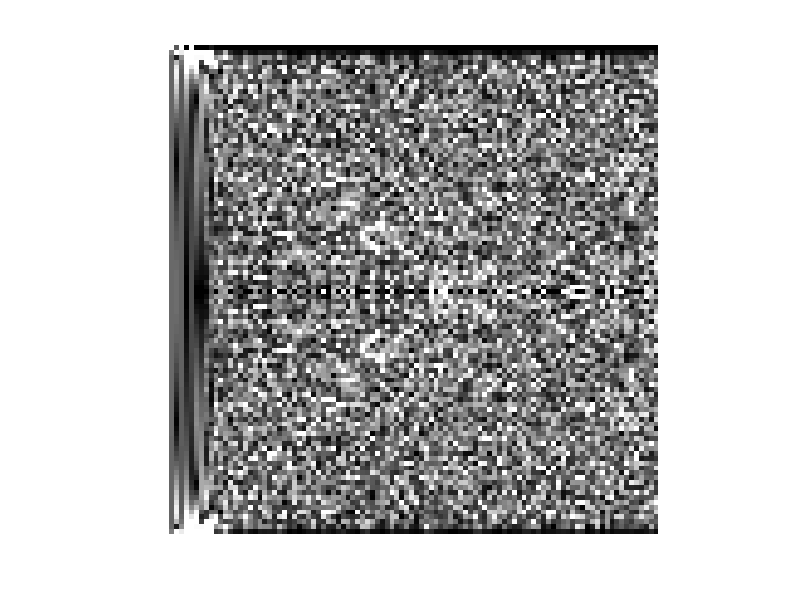
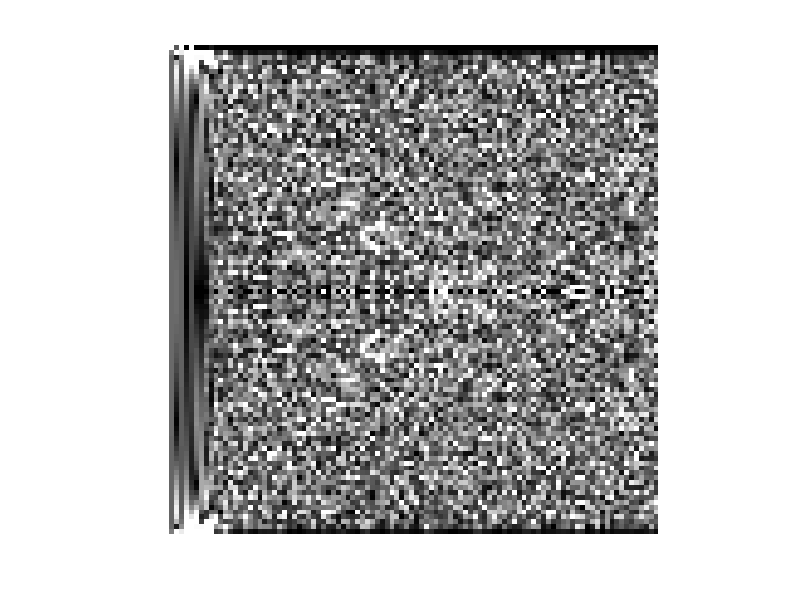
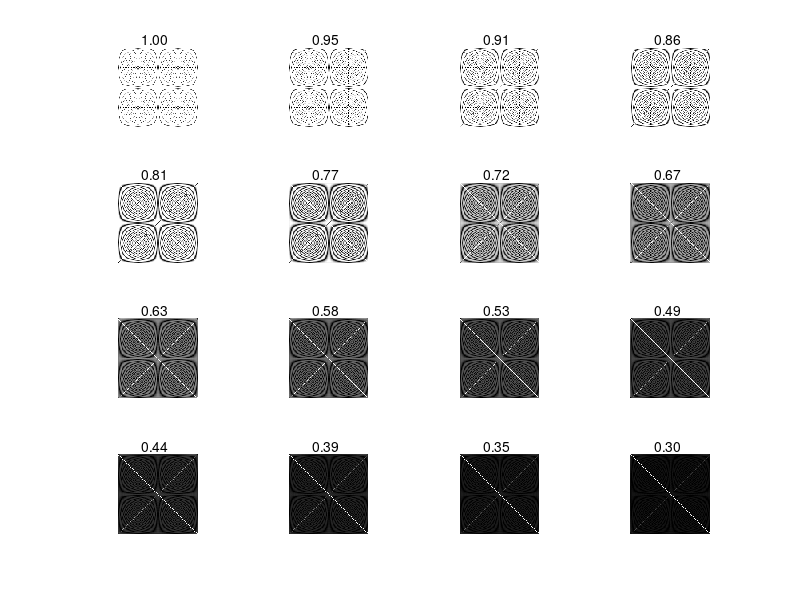
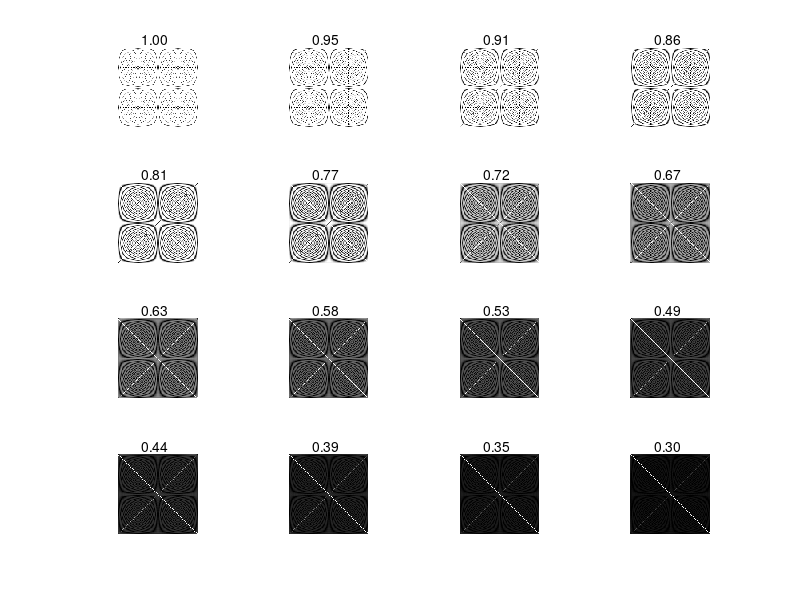

Write MATLAB code to recreate these figures, in order.
clear;
clf;
N = 100;
f = (0:N-1)'*(0:N-1);
fm = exp(2*i*pi/N).^f;

[V,D] = eig(fm);

m = max(max( abs(V) ));
image( abs(V)/m*256 );
colormap(gray);
axis image;
axis off;

saveas(gcf, '../vecteurs-propres-tfd', 'eps');
saveas(gcf, '../vecteurs-propres-tfd', 'png');

clf;
p = 16;
i=0;

for x = 1:-0.7/(p-1):0.3

i=i+1;
subplot(4,p/4,i);

fmm = fm^x;
af = abs(real(fmm));
m = max(max( af ));
image( af/m*256 );
colormap(gray);
axis image;
axis off;
t = sprintf( '%0.2f', x );
text( 30,-10, t );

end

saveas(gcf, '../matrice-tfd-partielle', 'eps');
saveas(gcf, '../matrice-tfd-partielle', 'png');
